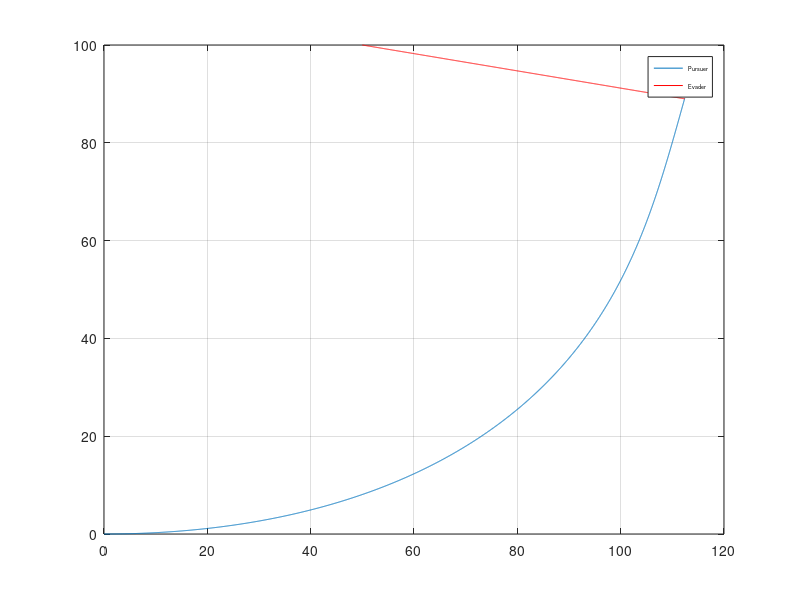

Recreate this plot in MATLAB.
%% Proportional Navigation Simulation
%% Define initial conditions
% Pursuer
% xp, yp are the coordinates of the pursuer.
% psip is the yaw angle of the pursuer.
% Vp is the speed of the pursuer.
xp = 0;
yp = 0;
psip = 90;
Vp = 5;
% Evader
% xe, ye are the coordinates of the evader.
% psip is the yaw angle of the evader.
% Ve is the speed of the evader.
xe = 100;
ye = 50;
psie = 100;
Ve = 2;
% Simulation Parameters
d2r = pi / 180.0;
dt = 0.01;
% Proportional Navigation initialisation
N = 3.5;
% Initialise containers for storing trajectory data
xpv = xp;
ypv = yp;
xev = xe;
yev = ye;
Vcc = 0;
Ncc = 0;
% Set the loop termination boolean to false
terminate = false;
t = 0;
while(~terminate)		    % while terminate == false, continue.
    % Calculate the current range
	R = sqrt((xe-xp)^2 + (ye-yp)^2);
    if(t==0)
        R0 = R;
    end
    t = t+dt;
	% Check the termination condition
    if(R < 10 || t > 10)	    % Close to the evader?
		if(Rd > 0)		    % Flown past the evader?
			terminate = true;
		end
    end
	% Calculate the pursuer and evader velocities in world coordinates
    % Use xpd, ypd, xed, yed as variable names.
	% xpd, ypd are the velocities of the pursuer on the x and y axes.
    % xed, yed are the velocities of the evader on the x and y axes.
    
    
    xpd = Vp * cos(psip * d2r);
    ypd = Vp * sin(psip * d2r);
    
    xed = Ve * cos(psie * d2r);
    yed = Ve * sin(psie * d2r);
    
    
    M1 = [xpd,ypd,xed,yed];
	% Now calculate the closing velocity (Vc).
    % Use Rd, Vc as variable names. where, Rd is the derivative of R.
	
    
    Rd = ((xe-xp) * (xed-xpd) + (ye-yp) * (yed-ypd)) / R;
    Vc = -Rd;
    
	% To calculate lambda, switch to pursuer axes. First, calculate the
	% coordinate transformation matrix from world to pursuer axes. This
	% is a rotation around psip.
    % we can use a coordinate transformation matrix Cwp to move from world to pursuer axes.
    % Now calculate the matrix Cwp.
	    
    Cwp = [cos(psip * d2r), sin(psip * d2r); -sin(psip * d2r), cos(psip * d2r)];
    
	% Next, calculate the relative position and velocities in World coordinates
        % Use the variable names xr and xdr for the position & velocity vectors.
        % xr is the relative vector of the pursuer and evader
	xr = [xe-xp;ye-yp]; 
	xrd = [xed-xpd;yed-ypd];
	% Now convert both to Pursuer axes
    % Use xrp, xrdp as variable names.
	xrp = Cwp * xr;
	xrdp = Cwp * xrd;	
	% We now have sufficient information to calculate the sightline angle lam and its derivative, lamd
	% Use lam, lamd as variable names.
    % If the tangent function is to be used, please use the matlab function 'atan2' rather than 'atan'.
    
    
    lam = atan2(xrp(2),xrp(1));
    lamd = (xrdp(2)*xrp(1)-xrdp(1)*xrp(2))/(xrp(1)^2/(cos(lam)^2));
    
	% Now calculate the lateral acceleration
	nc = N*lamd*Vc;
	% With constant velocity, lateral acceleration comes from turn rate.
    % It is held when psipd is small: psipd = sin(psipd);
	psipd = nc/Vp;
	% We can now integrate the equations of motion for both vehicles,
	% Use xp, yp, xe, ye, psip as variable names.
    
    
    xp = xp + dt * xpd;
    yp = yp + dt * ypd;
    xe = xe + dt * xed;
    ye = ye + dt * yed;
    psip = psip + dt * psipd / d2r;
    
    t=t+dt;
	% and store these values for later inspection
	xpv = [xpv xp]; %#ok<*AGROW>
	ypv = [ypv yp];
	xev = [xev xe];
	yev = [yev ye];
    Vcc = [Vcc Vc];
    Ncc = [Ncc nc];
end
   
M2 = [lam,lamd];
M3 = [xp,yp,xe,ye,psip];
plot(ypv,xpv);
hold on;
plot(yev,xev,'r')
grid('on')
legend('Pursuer','Evader','fontsize',4);
